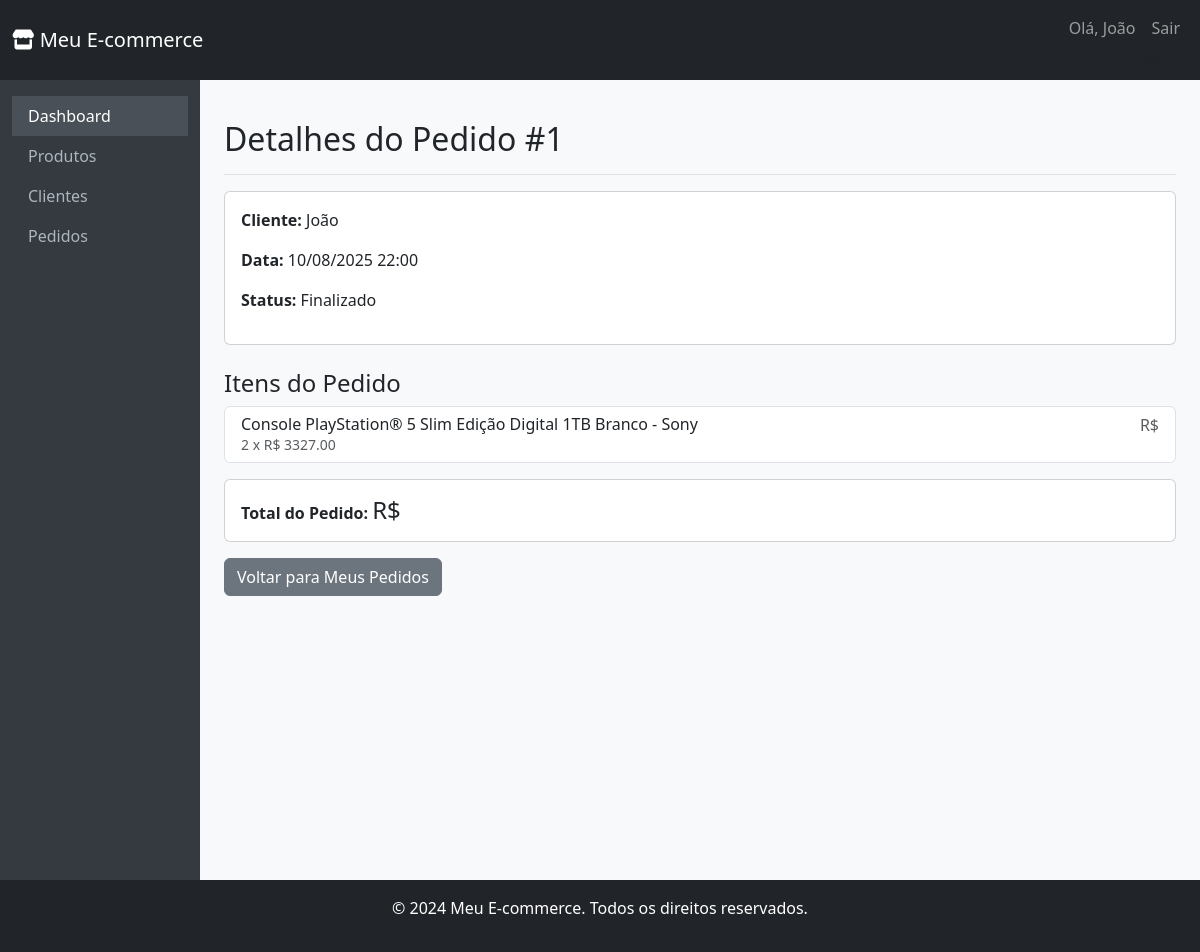
Page /meus-pedidos/1/ (signed in) on the committed database.
### app/models.py (models this page shows, shortened)
class Pedido(models.Model):
    cliente = models.ForeignKey(Cliente, on_delete=models.CASCADE)
    data_criacao = models.DateTimeField(auto_now_add=True)
    completo = models.BooleanField(default=False)

class Cliente(models.Model):
    user = models.OneToOneField(User, on_delete=models.CASCADE, null=True, blank=True)
    nome = models.CharField(max_length=200)
    email = models.EmailField(unique=True)
    telefone = models.CharField(max_length=20)
    endereco = models.CharField(max_length=200)

class ItemPedido(models.Model):
    produto = models.ForeignKey(Produto, on_delete=models.CASCADE)
    pedido = models.ForeignKey(Pedido, on_delete=models.CASCADE)
    quantidade = models.IntegerField(default=1)
    preco_unitario = models.DecimalField(max_digits=10, decimal_places=2)

class Produto(models.Model):
    nome = models.CharField(max_length=200)
    descricao = models.TextField()
    preco = models.DecimalField(max_digits=10, decimal_places=2)
    estoque = models.IntegerField()
    imagem = models.ImageField(upload_to='produtos/', blank=True, null=True)

### app/views.py (the view)
# urls.py: path('meus-pedidos/<int:pk>/', views.detalhar_pedido, name='detalhar_pedido'),
@login_required
def detalhar_pedido(request, pk):
    pedido = get_object_or_404(Pedido, pk=pk)
    if request.user.is_superuser or pedido.cliente.user == request.user:
        items = ItemPedido.objects.filter(pedido=pedido)
        context = {'pedido': pedido, 'items': items}
        return render(request, 'loja/detalhar_pedido.html', context)
    else:
        return redirect('meus_pedidos')

### app/templates/loja/detalhar_pedido.html (shortened to what this page needs)
{% extends 'base.html' %}
{% block content %}
    <div class="d-flex justify-content-between flex-wrap flex-md-nowrap align-items-center pt-3 pb-2 mb-3 border-bottom">
        <h1 class="h2">Detalhes do Pedido #{{ pedido.pk }}</h1>
    </div>
    <div class="card mb-3">
        <div class="card-body">
            <p><strong>Cliente:</strong> {{ pedido.cliente.nome }}</p>
            <p><strong>Data:</strong> {{ pedido.data_criacao|date:"d/m/Y H:i" }}</p>
            <p><strong>Status:</strong> Finalizado</p>
        </div>
    </div>
    <h4 class="mt-4">Itens do Pedido</h4>
    <ul class="list-group mb-3">
        {% for item in items %}
        <li class="list-group-item d-flex justify-content-between lh-sm">
            <div>
                <h6 class="my-0">{{ item.produto.nome }}</h6>
                <small class="text-muted">{{ item.quantidade }} x R$ {{ item.preco_unitario }}</small>
            </div>
            <span class="text-muted">R$ {{ item.get_total }}</span>
        </li>
        {% endfor %}
    </ul>
    <div class="card">
        <div class="card-body text-right">
            <strong>Total do Pedido:</strong> <span class="h4">R$ {{ pedido.get_total }}</span>
        </div>
    </div>
    <a href="{% url 'meus_pedidos' %}" class="btn btn-secondary mt-3">Voltar para Meus Pedidos</a>
{% endblock %}

### app/templates/base.html (shortened to what this page needs)
{% load static %}
<!DOCTYPE html>
<html lang="pt-br">
<head>
    <link href="https://cdn.jsdelivr.net/npm/bootstrap@5.3.3/dist/css/bootstrap.min.css" rel="stylesheet" xintegrity="sha384-QWTKZyjpPEjISv5WaRU9OFeRpok6YctnYmDr5pNlyT2bRjXh0JMhjY6hW+ALEwIH">
</head>
<body>
    <header class="navbar navbar-expand-lg navbar-dark bg-dark">
        <div class="container-fluid">
            <a class="navbar-brand" href="{% url 'home' %}">
                <i class="fas fa-store"></i> Meu E-commerce
            </a>
            <div class="collapse navbar-collapse" id="navbarNav">
                <ul class="navbar-nav ms-auto">
                    {% if user.is_authenticated %}
                        <li class="nav-item">
                            <a class="nav-link" href="#">Olá, {{ user.username }}</a>
                        </li>
                        <li class="nav-item logout">
                            <a class="nav-link" href="{% url 'logout' %}">Sair</a>
                            <form action="{% url 'logout' %}" method="post" style="display: inline;">
                                <button type="submit" class="dropdown-item" style="background: none; border: none; padding: 0; margin: 0; color: inherit; cursor: pointer;">
                                </button>
                            </form>
                        </li>
                    {% else %}
                        <li class="nav-item">
                            <a class="nav-link" href="{% url 'login' %}">Login</a>
                        </li>
                    {% endif %}
                </ul>
            </div>
        </div>
    </header>
    <div class="container-fluid">
        <div class="row">
            <nav id="sidebar" class="col-md-3 col-lg-2 d-md-block sidebar">
                <div class="position-sticky pt-3">
                    <ul class="nav flex-column">
                        <li class="nav-item">
                            <a class="nav-link active" aria-current="page" href="{% url 'home' %}">
                                Dashboard
                            </a>
                        </li>
                        <li class="nav-item">
                            {% if user.is_superuser %}
                                <a class="nav-link" href="{% url 'listar_produtos_admin' %}">
                                    Produtos
                                </a>
                            {% else %}
                                <a class="nav-link" href="{% url 'listar_produtos_cliente' %}">
                                    Produtos
                                </a>
                            {% endif %}
                        </li>
                        <li class="nav-item">
                            <a class="nav-link" href="{% url 'listar_clientes' %}">
                                Clientes
                            </a>
                        </li>
                        <li class="nav-item">
                            <a class="nav-link" href="{% url 'listar_todos_pedidos' %}">
                                Pedidos
                            </a>
                        </li>
                    </ul>
                </div>
            </nav>
            <main class="col-md-9 ms-sm-auto col-lg-10 px-md-4 py-4">
                {% block content %}{% endblock %}
            </main>
        </div>
    </div>
    <footer class="bg-dark text-white text-center py-3">
        <div class="container-fluid">
            <p>&copy; 2024 Meu E-commerce. Todos os direitos reservados.</p>
        </div>
    </footer>
</body>
</html>

### app/templates/base.html (style rules this page uses)
body { background-color: #f8f9fa; }
.sidebar { background-color: #343a40; color: #fff; min-height: 100vh; }
.sidebar .nav-link { color: #adb5bd; }
.sidebar .nav-link.active { color: #fff; background-color: #495057; }

### rows in the picture
Pedido: pk "1", cliente.nome "João", data_criacao "10/08/2025 22:00"
ItemPedido: produto.nome "Console PlayStation® 5 Slim Edição Digital 1TB Branco - Sony", quantidade "2", preco_unitario "3327.00"

### other values in the picture
{{ user.username }} "João"
